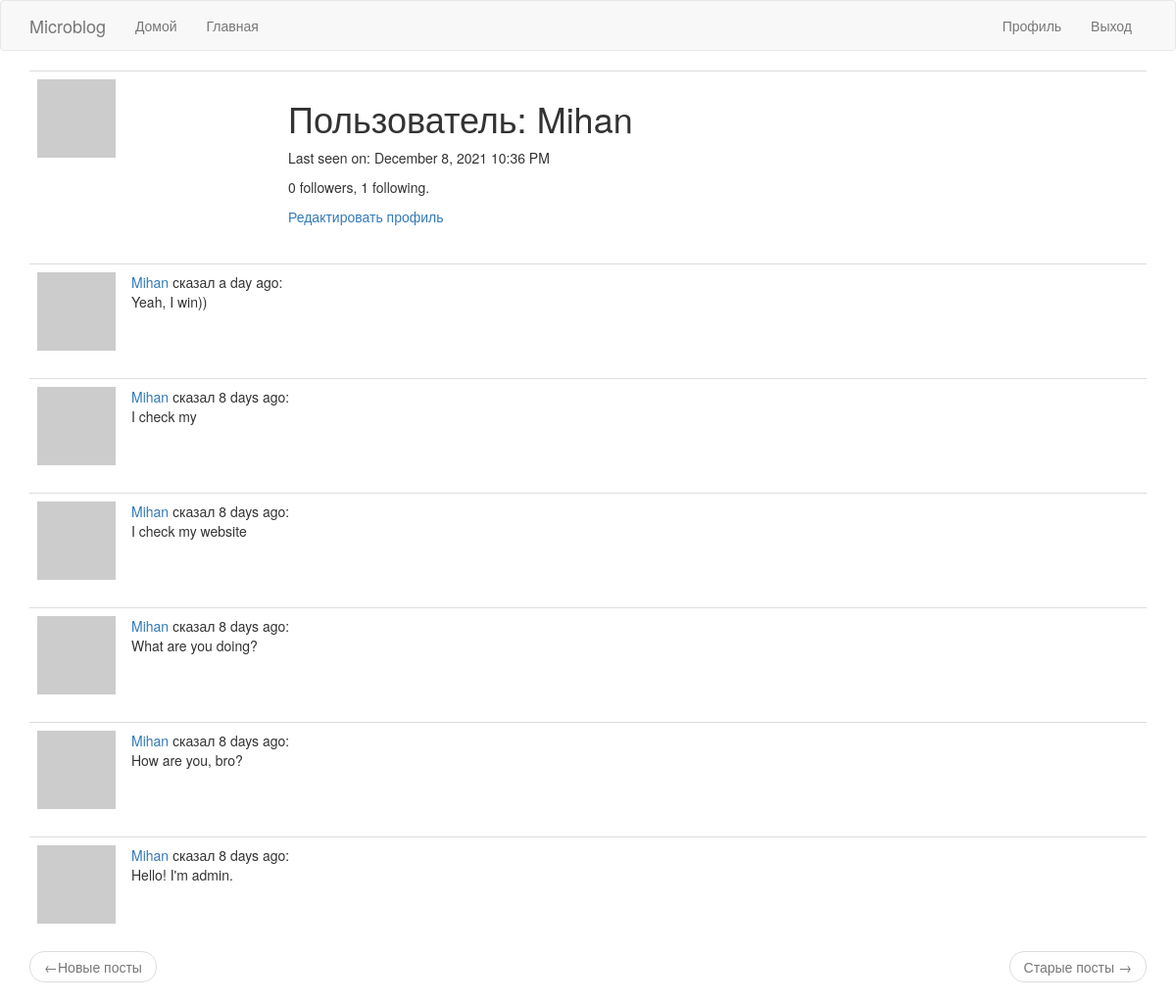
Before: /user/Mihan (signed in) with the older database file.
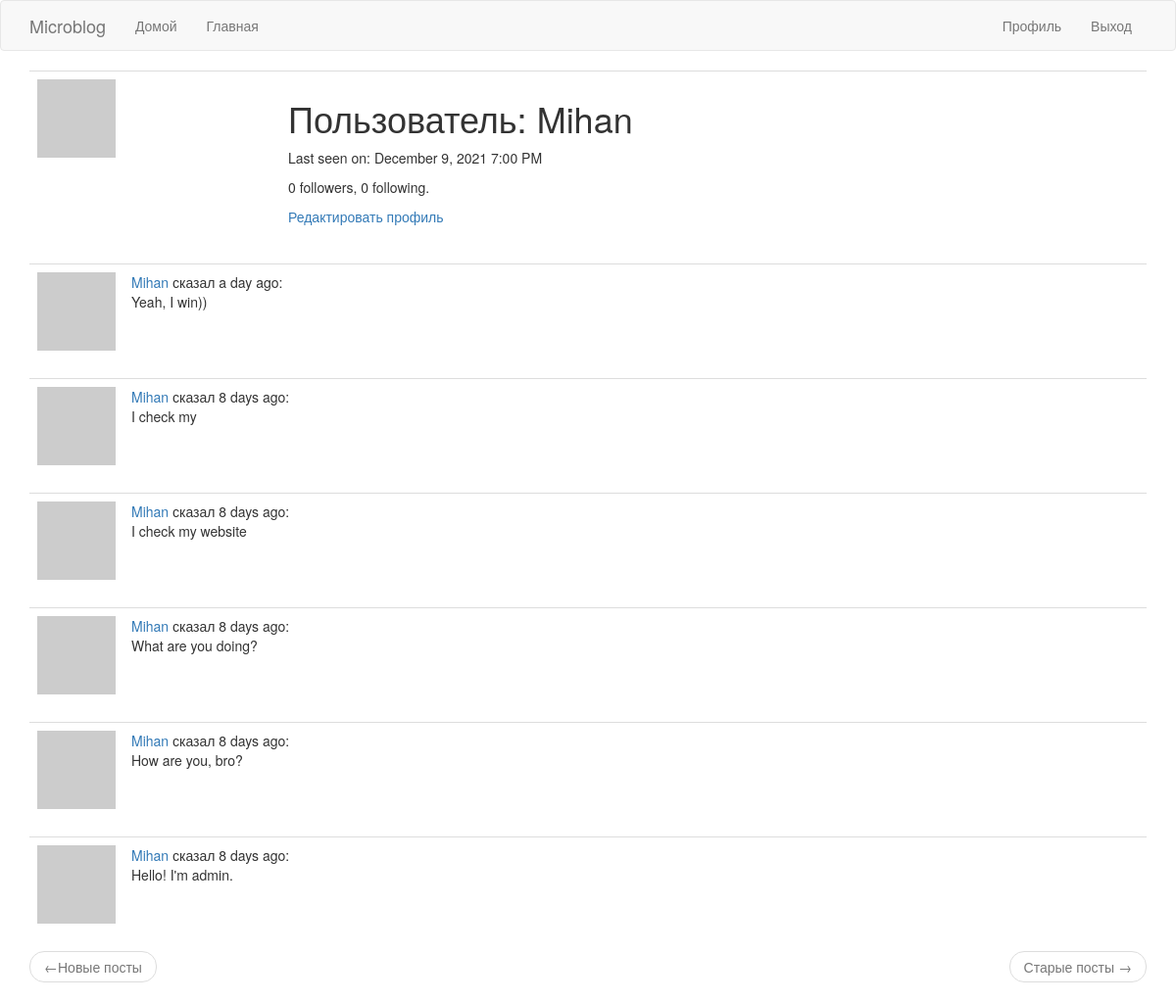
After: the same page with the newer database file.
### app/models.py (models this page shows, shortened)
class User(UserMixin, db.Model):  # таблица пользователей в БД
    id = db.Column(db.Integer, primary_key=True)
    username = db.Column(db.String(64), index=True, unique=True)
    email = db.Column(db.String(120), index=True, unique=True)
    password_hash = db.Column(db.String(128))
    posts = db.relationship('Post', backref='author', lazy='dynamic')
    about_me = db.Column(db.String(140))
    last_seen = db.Column(db.DateTime, default=datetime.utcnow)
    followed = db.relationship(
        'User', secondary=followers,  # secondary - таблица конфигураций
        primaryjoin=(followers.c.follower_id == id),  # условие связывающее с левой стороны(follower)
        secondaryjoin=(followers.c.followed_id == id),  # условие связывающее с правой стороны(followed)
        backref=db.backref('followers', lazy='dynamic'), lazy='dynamic'
    )
    def avatar(self, size):  # изображение аватара
        digest = md5(self.email.lower().encode(
            'utf-8')).hexdigest()  # конвертирование почты в нижний регистр, далее в 16-ю строку
        return 'https://www.gravatar.com/avatar/{}?d=identicon&s={}'.format(digest, size)

### app/main/routes.py (the view)
@bp.route('/user/<username>')  # username динамический компонент
@login_required  # только для зарегистрированных пользователей
def user(username):  # логика страницы пользователя
    user = User.query.filter_by(username=username).first_or_404()  # загрузка пользователя\выдача ошибки 404
    page = request.args.get('page', 1, type=int)  # логика страниц
    posts = user.posts.order_by(Post.timestamp.desc()).paginate(  # отображение постов
        page, current_app.config['POSTS_PER_PAGE'], False)
    next_url = url_for('main.user', username=user.username, page=posts.next_num) \
        if posts.has_next else None
    prev_url = url_for('main.user', username=user.username, page=posts.prev_num) \
        if posts.has_prev else None
    form = EmptyForm()
    return render_template('user.html', user=user, posts=posts.items,
                           next_url=next_url, prev_url=prev_url, form=form)

### app/main/routes.py (called while the page is built)
@bp.before_request  # последняя активность пользователя
def before_request():  # логика последней активности пользователя
    if current_user.is_authenticated:  # проверка на авторизацию
        current_user.last_seen = datetime.utcnow()
        db.session.commit()

### app/models.py (called while the page is built)
@login.user_loader  # регистрирование пользовательского загрузчика
def load_user(id):
    return User.query.get(int(id))

### app/templates/user.html (shortened to what this page needs)
{% extends "base.html" %}
{% block app_content %}
    <table class="table table-hover">
        <tr>
            <td width="256px"><img src="{{ user.avatar(256) }}"></td>
            <td>
                <h1>Пользователь: {{ user.username }}</h1>
                {% if user.last_seen %}<p>Last seen on: {{ moment(user.last_seen).format('LLL') }}</p>{% endif %}
                <p>{{ user.followers.count() }} followers, {{ user.followed.count() }} following.</p>
                {% if user == current_user %}
                <p><a href="{{ url_for('main.edit_profile') }}">Редактировать профиль</a></p>
                {% endif %}
            </td>
        </tr>
    </table>
    {% for post in posts %}
        {% include '_post.html' %}
    {% endfor %}
    <nav aria-label="...">
        <ul class="pager">
            <li class="previous{% if not prev_url %} disabled{% endif %}">
                <a href="{{ prev_url or '#' }}">
                    <span aria-hidden="true">&larr;</span>Новые посты
                </a>
            </li>
            <li class="next{% if not next_url %} disabled{% endif %}">
                <a href="{{ next_url or '#' }}">
                    Старые посты <span aria-hidden="true">&rarr;</span>
                </a>
            </li>
        </ul>
    </nav>
{% endblock %}

Changed rows visible on the page:
changed User "Mihan": last_seen "December 8, 2021 10:36 PM" → "December 9, 2021 7:00 PM"
Other visible differences:
{{ user.followed.count() }}: "1" → "0"
